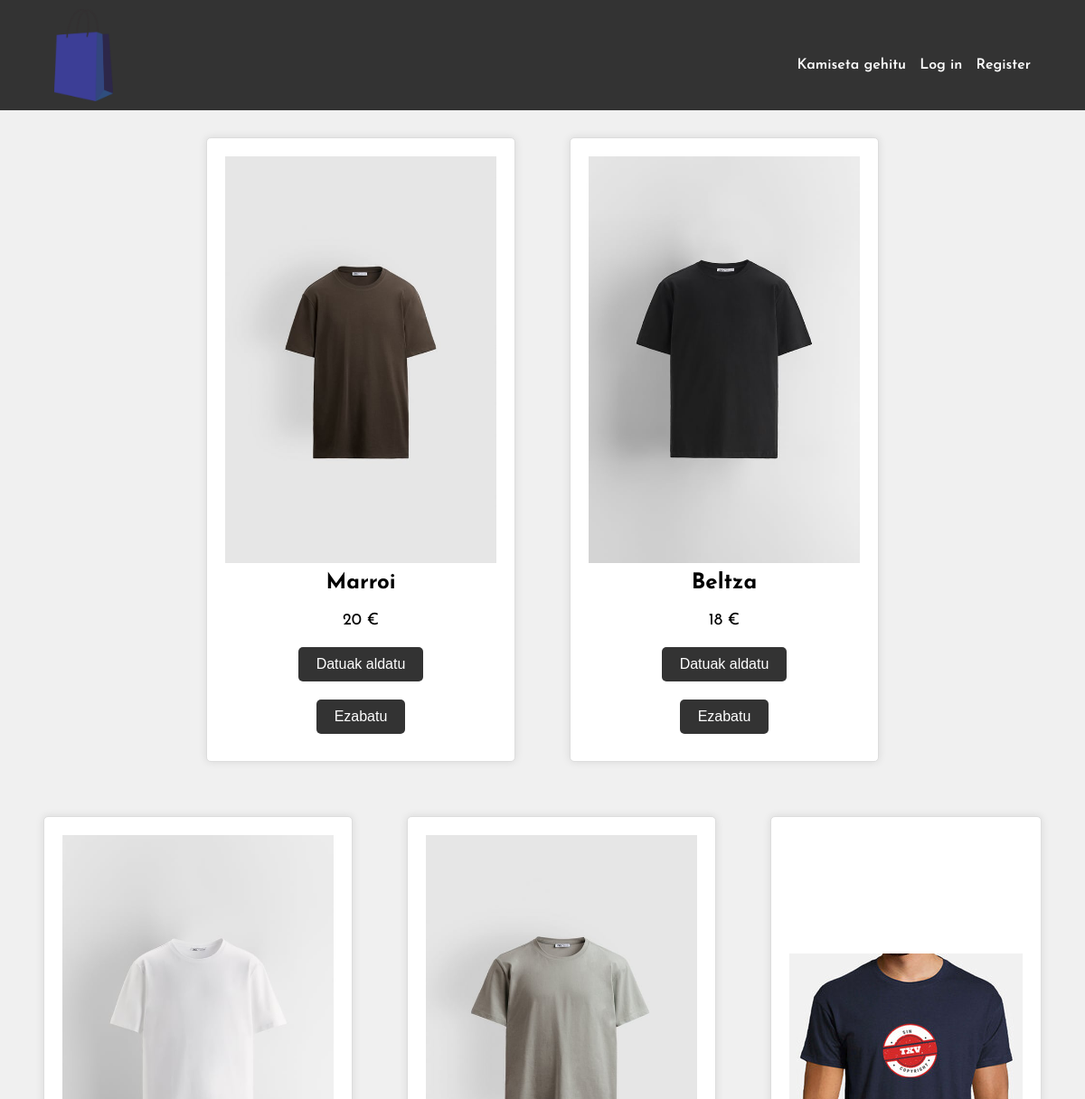
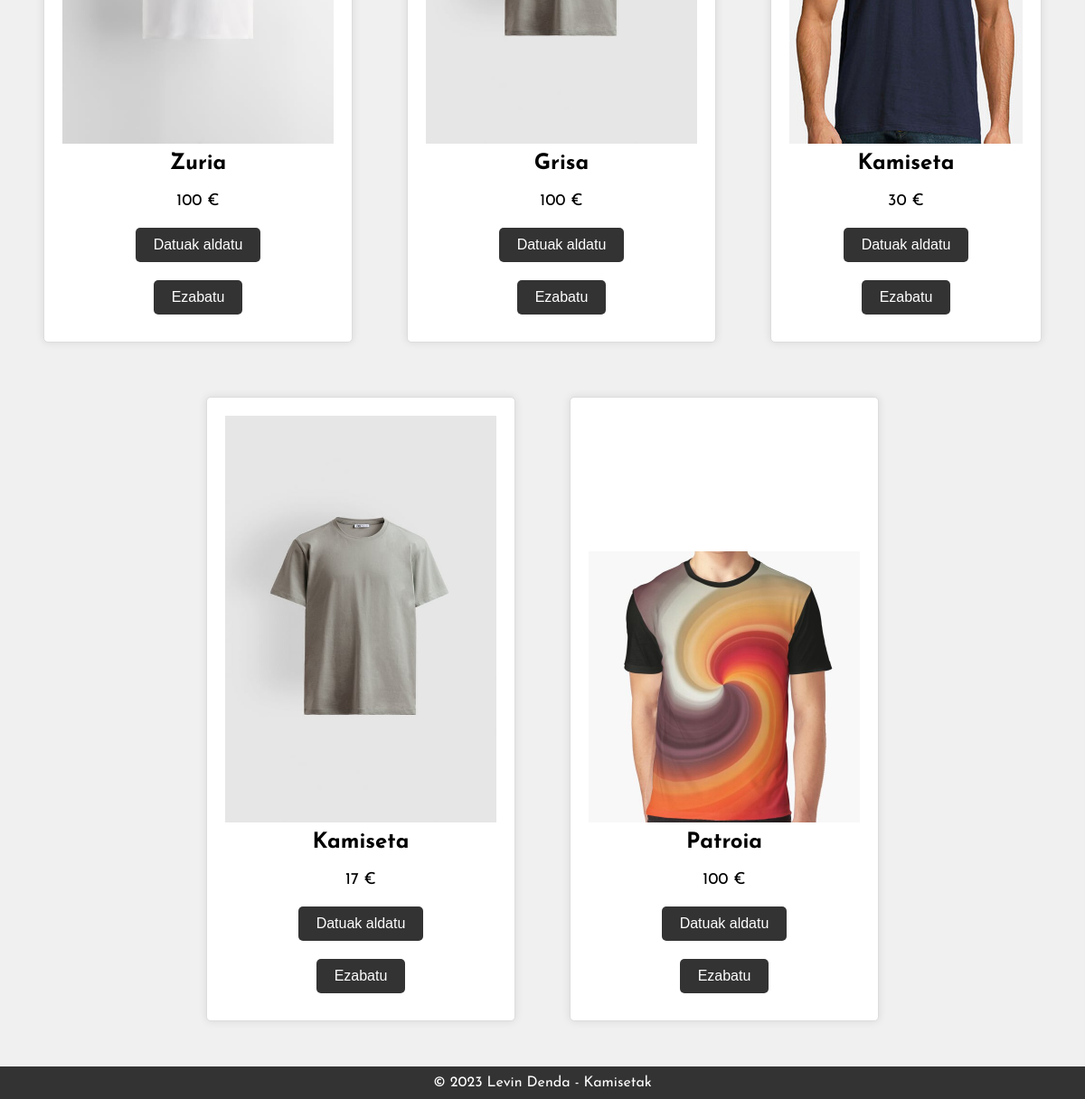
Page /app/index.php on the committed database (2 pictures, top to bottom).
### tables this page shows
CREATE TABLE `OBJEKTUA` (
  `id` int(11) NOT NULL,
  `izena` varchar(100) NOT NULL,
  `neurria` varchar(10) NOT NULL,
  `prezioa` decimal(10,0) NOT NULL,
  `kolorea` varchar(100) NOT NULL,
  `marka` varchar(100) NOT NULL,
  `img` varchar(255) NOT NULL
);

### app/index.php (the view, shortened to what this page needs)
<?php
include "konexioa.php";
$sql = "SELECT * FROM OBJEKTUA";
$produktuak = $conn->query($sql);
?>
<!DOCTYPE html>
<html lang="es">
<head>
	<link rel="stylesheet" href="lista.css">
	<link rel="stylesheet" href="barra.css">
</head>
<body>
	<header class="top-bar">
		<div class="barra">
			<a href="index.php"><img class="logo" src="./source/bag.png" alt="Logo Alt Text"></a>
			<nav class="nav_barra">
				<ul>
					<li class="li_barra"><a href="item_gehitu.php">Kamiseta gehitu</a></li>
					<?php if (isset($_SESSION['ERAB'])) { ?>
						<li class="li_barra"><a href="datuakaldatu.php">Datuak aldatu</a></li>
						<li class="li_barra">
							<form method="POST" class="logout_botoia">
								<button class="btn btn-danger" name="logout">Logout</button>
							</form>
						</li>
					<?php } else { ?>
						<li class="li_barra"><a href="login.php">Log in</a></li>
						<li class="li_barra"><a href="register.php">Register</a></li>
					<?php } ?>
				</ul>
			</nav>
		</div>
	</header>
	<section class="erdian">
		<?php
		while ($row = mysqli_fetch_assoc($produktuak)) {
			?>
			<section class="productos">
				<article class="producto">
					<img src="<?php echo $row["img"] ?>" alt="">
					<h2>
						<?php echo $row["izena"] ?>
					</h2>
					<p>
						<?php echo $row["prezioa"] ?> €
					</p>
					<form action="item_aldatu.php" method="post">
						<button type="submit">Datuak aldatu</button>
					</form>
					<form action="item_ezabatu.php" method="post">
						<button type="submit">Ezabatu</button>
					</form>
				</article>
			</section>
			<?php
		}
		?>
	</section>
	<footer>
		<p>&copy; 2023 Levin Denda - Kamisetak</p>
	</footer>
</body>
</html>

### app/lista.css (style rules this page uses)
* { margin: 0; padding: 0; box-sizing: border-box; }
body { font-family: "Josefin Sans", sans-serif; background: #f0f0f0; }
header { background-color: #333; color: #fff; text-align: center; padding: 20px; }
header nav ul { list-style: none; margin-top: 20px; }
header nav ul li { display: inline; margin-right: 20px; }
header nav ul li a { text-decoration: none; color: #fff; font-weight: 600; }
.productos { display: flex; flex-wrap: column; justify-content: space-between; padding:20px; }
.producto { background-color: #fff; border: 1px solid #ddd; margin: 10px; padding: 20px; text-align: center; border-radius: 5px; box-shadow: 0 0 10px rgba(0, 0, 0, 0.1); display: flex; flex-direction: column; justify-content: flex-end; margin: 10px; }
.producto img { max-width: 300px; align-self: flex-start; }
.producto h2 { font-size: 24px; margin: 10px 0; }
.producto p { font-size: 18px; margin: 10px 0; }
.producto button { background-color: #333; color: #fff; border: none; padding: 10px 20px; font-size: 16px; cursor: pointer; border-radius: 5px; display: block; margin: 10px auto; }
footer { background-color: #333; color: #fff; text-align: center; padding: 10px; margin-top: 20px; }
.erdian { display: flex; flex-wrap: wrap; justify-content:center; min-height: 100vh; }

### app/barra.css (style rules this page uses)
.top-bar { background-color: #333; color: #fff; padding: 10px 0; text-align: center; }
.top-bar .barra { display: flex; justify-content: space-between; align-items: center; max-width: 90%; margin: 0 auto; }
.top-bar a { text-decoration: none; color: #fff; display: inline-block; vertical-align: middle; max-width: auto; }
.top-bar a img { max-width: 65px; height: auto; display: block; }
.top-bar .nav_barra ul { list-style: none; padding: 0; }
.top-bar .nav_barra li { display: inline; text-overflow: ellipsis; margin-right: 10px; }
.top-bar .nav_barra li:last-child { margin-right: 0; }

### rows in the picture
objektua: img (picture), izena "Marroi", prezioa "20"
objektua: img (picture), izena "Beltza", prezioa "18"
objektua: img (picture), izena "Zuria", prezioa "100"
objektua: img (picture), izena "Grisa", prezioa "100"
objektua: img (picture), izena "Kamiseta", prezioa "30"
objektua: img (picture), izena "Kamiseta", prezioa "17"
objektua: img (picture), izena "Patroia", prezioa "100"
